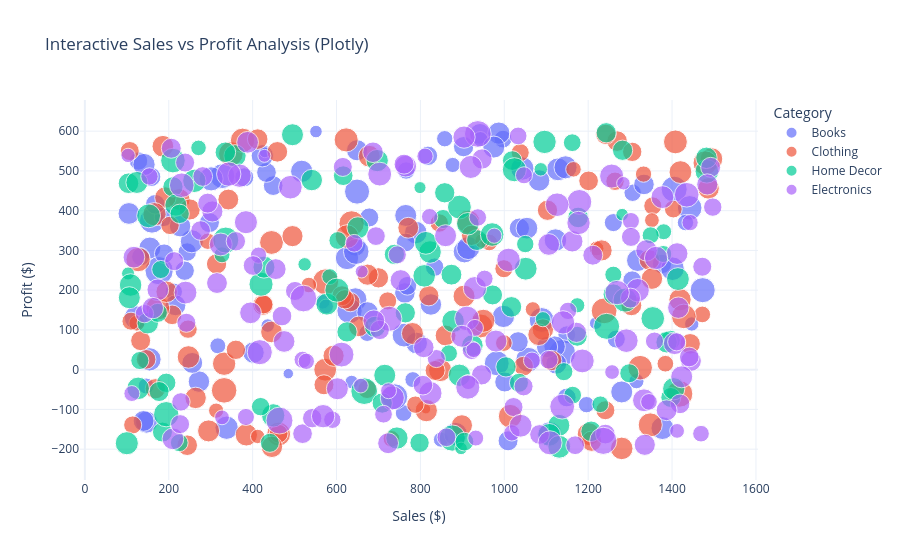

Notebook source saved alongside this figure:
### Markdown cell above
#### Code (Part 4 - Plotly Interactive Visuals)

### Code cell
# Generating an interactive scatter plot using Plotly Express
fig_plotly = px.scatter(
    df, 
    x="Sales", 
    y="Profit", 
    color="Category", 
    size="Customer_Age",
    hover_data=["Date", "Discount"],
    title="Interactive Sales vs Profit Analysis (Plotly)",
    labels={"Sales": "Sales ($)", "Profit": "Profit ($)"},
    template="plotly_white"
)

# Exporting the plot as a standalone web-ready HTML file
fig_plotly.write_html("plotly_interactive_chart.html")
print("Plotly chart successfully exported as 'plotly_interactive_chart.html'")

# Rendering the interactive view inside the notebook
fig_plotly.show()

### Figure 1 — Plotly figure (JSON) as saved in the notebook; plotly's stock layout.template omitted (floating-point values rounded to 4 significant figures; data arrays with more than 128 entries replaced by an {"elided": "..."} marker saying what was removed)
{"data": [{"customdata": {"elided": "117x2 mixed values"}, "hovertemplate": "Category=Books<br>Sales ($)=%{x}<br>Profit ($)=%{y}<br>Customer_Age=%{marker.size}<br>Date=%{customdata[0]}<br>Discount=%{customdata[1]}<extra></extra>", "legendgroup": "Books", "marker": {"color": "#636efa", "size": [38, 44, 25, 30, 41, 25, 52, 43, 34, 22, 45, 32, 40, 15, 26, 34, 31, 31, 38, 40, 38, 45, 66, 51, 19, 42, 19, 28, 27, 39, 56, 47, 52, 36, 22, 41, 51, 54, 39, 18, 29, 38, 53, 25, 31, 31, 33, 42, 26, 50, 45, 13, 32, 23, 30, 44, 33, 30, 60, 36, 37, 38, 43, 40, 21, 41, 19, 32, 52, 46, 21, 51, 21, 17, 41, 47, 36, 23, 22, 27, 48, 36, 34, 38, 15, 9, 35, 41, 55, 39, 40, 29, 35, 37, 40, 44, 18, 51, 29, 27, 19, 45, 13, 33, 28, 45, 10, 44, 42, 34, 31, 38, 46, 29, 28, 41, 36], "sizemode": "area", "sizeref": 0.165, "symbol": "circle"}, "mode": "markers", "name": "Books", "orientation": "v", "showlegend": true, "type": "scatter", "x": [1083, 645, 1306, 380, 1318, 766, 160, 1128, 645, 1196, 338, 449, 147, 436, 1149, 903, 1376, 818, 402, 155, 825, 625, 177, 982, 849, 905, 1315, 244, 133, 791, 1405, 761, 1473, 942, 858, 998, 328, 647, 105, 567, 1149, 272, 631, 212, 189, 238, 1001, 789, 997, 1442, 884, 1218, 433, 673, 188, 1146, 297, 678, 1138, 256, 649, 1120, 1377, 1280, 146, 423, 943, 168, 649, 122, 317, 1057, 782, 1447, 987, 1108, 1124, 760, 1432, 1260, 301, 216, 1036, 674, 636, 485, 1333, 517, 739, 1054, 975, 1305, 763, 1102, 765, 255, 575, 1089, 769, 1267, 877, 154, 551, 1009, 834, 1043, 429, 914, 1122, 1033, 158, 227, 1401, 765, 128, 141, 140], "xaxis": "x", "y": [476, 177, 445, 484, 275, 501, 375, 504, 311, -88, -146, 463, -132, 111, 88, 561, 266, 538, 43, 306, 164, 281, 249, 16, -176, 297, -29, 296, 284, 67, 454, 87, 200, 593, 581, 134, 487, 297, 393, 171, -70, -30, 148, 196, 292, 249, -31, 345, 580, 407, -162, 117, 496, 92, 384, 509, 370, 383, 42, 17, 552, 58, -147, -56, -41, 538, 580, 416, 448, 131, 60, 25, -25, 115, 595, -161, 15, -109, 370, 370, 480, 162, 356, 144, -31, -10, 466, 499, -68, 356, 560, 225, 193, 57, 388, 323, 159, 125, 211, 77, 515, 26, 599, -179, 258, 506, 547, 306, 326, 70, 485, 361, 254, 320, 525, 516, -129], "yaxis": "y"}, {"customdata": {"elided": "122x2 mixed values"}, "hovertemplate": "Category=Clothing<br>Sales ($)=%{x}<br>Profit ($)=%{y}<br>Customer_Age=%{marker.size}<br>Date=%{customdata[0]}<br>Discount=%{customdata[1]}<extra></extra>", "legendgroup": "Clothing", "marker": {"color": "#EF553B", "size": [34, 39, 36, 23, 35, 27, 38, 36, 40, 31, 54, 48, 39, 32, 50, 32, 19, 30, 43, 47, 49, 8, 27, 53, 21, 45, 45, 32, 35, 27, 44, 49, 36, 35, 29, 41, 36, 47, 31, 41, 35, 23, 18, 44, 34, 20, 58, 37, 37, 38, 35, 48, 28, 35, 18, 40, 23, 30, 45, 27, 23, 42, 27, 47, 29, 37, 34, 34, 43, 31, 39, 19, 35, 47, 56, 38, 27, 36, 19, 25, 42, 29, 28, 34, 20, 50, 41, 42, 22, 32, 39, 17, 38, 39, 38, 43, 38, 34, 37, 34, 28, 46, 47, 33, 28, 33, 34, 38, 26, 23, 33, 34, 55, 22, 46, 31, 50, 37, 37, 40, 49, 33], "sizemode": "area", "sizeref": 0.165, "symbol": "circle"}, "mode": "markers", "name": "Clothing", "orientation": "v", "showlegend": true, "type": "scatter", "x": [168, 225, 860, 999, 459, 999, 192, 771, 781, 633, 332, 623, 445, 1201, 348, 146, 313, 107, 573, 462, 127, 813, 1354, 636, 124, 166, 332, 208, 1269, 722, 847, 376, 342, 1346, 673, 814, 425, 944, 360, 1419, 1443, 1472, 1352, 950, 700, 1165, 1418, 899, 674, 1092, 244, 1348, 203, 653, 1220, 295, 964, 1241, 914, 114, 1384, 1280, 110, 445, 462, 495, 1103, 1113, 1420, 1305, 1082, 1068, 412, 174, 574, 446, 1038, 1303, 948, 788, 247, 426, 1264, 314, 534, 1428, 385, 1494, 293, 1046, 186, 412, 1352, 678, 195, 1201, 264, 922, 250, 1208, 246, 1014, 1408, 613, 845, 570, 1242, 1487, 1403, 731, 835, 820, 1238, 1332, 625, 620, 1324, 593, 1232, 904, 1479, 133], "xaxis": "x", "y": [-48, 428, 86, 67, 548, 254, 433, 357, 91, 170, -52, 578, 95, 475, 543, 26, -103, 550, 0, -162, 277, -99, 412, 368, 117, 391, 15, 138, 575, 173, -1, 577, 428, 276, -49, -103, 163, 110, 50, 176, 65, 139, 376, 123, 231, 504, -61, -140, 239, 101, -190, -139, 363, 109, 305, -154, 320, -102, 372, -139, 15, -198, 122, 320, -161, 336, 401, 23, 497, 548, 88, 152, 580, 155, 221, -194, 546, 162, 324, -88, 32, 164, 474, 266, 213, 134, -164, 530, 323, 9, 562, -168, 229, 537, 196, -162, -71, 338, 403, -180, 102, -117, 573, 186, 369, -38, 592, 456, 404, -174, -2, 186, 148, 492, 335, 177, 5, 35, 300, 185, 520, 73], "yaxis": "y"}, {"customdata": {"elided": "110x2 mixed values"}, "hovertemplate": "Category=Home Decor<br>Sales ($)=%{x}<br>Profit ($)=%{y}<br>Customer_Age=%{marker.size}<br>Date=%{customdata[0]}<br>Discount=%{customdata[1]}<extra></extra>", "legendgroup": "Home Decor", "marker": {"color": "#00cc96", "size": [47, 31, 19, 41, 41, 56, 21, 34, 42, 34, 31, 40, 33, 21, 33, 33, 26, 34, 50, 15, 45, 35, 26, 32, 14, 40, 26, 36, 42, 44, 28, 41, 42, 20, 48, 57, 35, 24, 35, 33, 13, 43, 48, 35, 33, 40, 34, 26, 40, 46, 45, 25, 41, 32, 29, 34, 21, 53, 30, 47, 46, 19, 43, 31, 23, 38, 42, 42, 38, 59, 30, 40, 42, 35, 30, 46, 43, 27, 27, 24, 30, 48, 15, 38, 48, 45, 43, 34, 40, 33, 34, 40, 36, 12, 27, 40, 24, 34, 24, 35, 37, 43, 13, 40, 56, 41, 38, 38, 34, 30], "sizemode": "area", "sizeref": 0.165, "symbol": "circle"}, "mode": "markers", "name": "Home Decor", "orientation": "v", "showlegend": true, "type": "scatter", "x": [152, 194, 1174, 744, 893, 1244, 1380, 738, 127, 625, 798, 1130, 1397, 584, 1396, 185, 225, 210, 210, 524, 449, 1260, 1163, 1019, 103, 217, 603, 935, 823, 100, 419, 358, 109, 271, 420, 876, 335, 1260, 1017, 972, 897, 1414, 1288, 104, 177, 715, 764, 1162, 577, 1354, 1096, 1050, 697, 616, 905, 1282, 327, 194, 854, 893, 971, 1092, 1107, 226, 1229, 150, 878, 913, 924, 666, 1035, 124, 809, 1207, 441, 1483, 1051, 131, 1142, 868, 1298, 601, 1087, 1387, 1024, 261, 1131, 858, 427, 1174, 1243, 106, 874, 799, 181, 495, 1379, 1004, 1349, 1176, 692, 813, 1281, 651, 336, 1404, 1482, 541, 709, 174], "xaxis": "x", "y": [387, -33, 162, -172, -14, 109, 347, 290, -47, 95, -184, -140, -70, 234, 74, -157, -184, 460, 526, 265, -115, 190, -64, 526, 242, 414, 325, 326, 296, -185, -93, 538, 213, 558, 215, -172, 547, 239, 158, 188, -198, 228, 175, 469, -55, -14, 143, 571, 165, 129, 573, 316, 526, 488, -181, 552, 289, -112, 379, 409, 340, 127, -164, 392, -87, 117, 122, 367, 61, -54, -33, 471, 236, -155, -184, 499, 254, 23, -5, 41, -9, 200, 504, 69, 503, 475, -194, 445, 258, 84, 596, 181, 239, 458, 252, 591, 291, 7, 338, 383, 108, 319, 390, 357, 326, -48, 533, 477, -84, 143], "yaxis": "y"}, {"customdata": {"elided": "151x2 mixed values"}, "hovertemplate": "Category=Electronics<br>Sales ($)=%{x}<br>Profit ($)=%{y}<br>Customer_Age=%{marker.size}<br>Date=%{customdata[0]}<br>Discount=%{customdata[1]}<extra></extra>", "legendgroup": "Electronics", "marker": {"color": "#ab63fa", "size": {"elided": "151 int values"}, "sizemode": "area", "sizeref": 0.165, "symbol": "circle"}, "mode": "markers", "name": "Electronics", "orientation": "v", "showlegend": true, "type": "scatter", "x": {"elided": "151 int values"}, "xaxis": "x", "y": {"elided": "151 int values"}, "yaxis": "y"}], "layout": {"legend": {"itemsizing": "constant", "title": {"text": "Category"}, "tracegroupgap": 0}, "title": {"text": "Interactive Sales vs Profit Analysis (Plotly)"}, "xaxis": {"anchor": "y", "domain": [0, 1], "title": {"text": "Sales ($)"}}, "yaxis": {"anchor": "x", "domain": [0, 1], "title": {"text": "Profit ($)"}}}}
